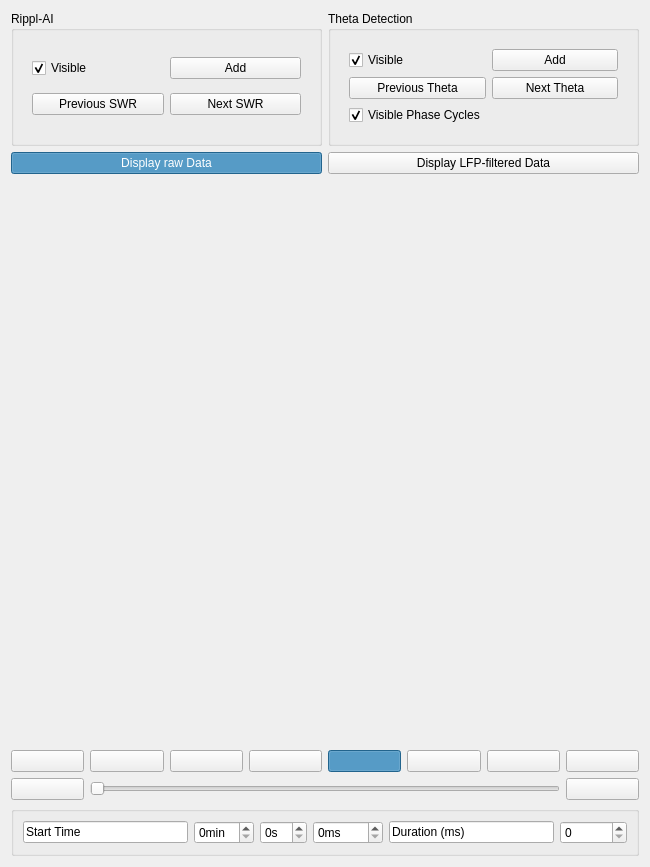
<?xml version="1.0" encoding="UTF-8"?>
<ui version="4.0">
 <class>Dock_ephys</class>
 <widget class="QWidget" name="Dock_ephys">
  <property name="geometry">
   <rect>
    <x>0</x>
    <y>0</y>
    <width>650</width>
    <height>867</height>
   </rect>
  </property>
  <property name="minimumSize">
   <size>
    <width>650</width>
    <height>0</height>
   </size>
  </property>
  <layout class="QGridLayout" name="gridLayout_69" rowstretch="0,0,1,0,0,0" columnstretch="0,0,0,0,0,0,0,0">
   <item row="1" column="4" colspan="4">
    <widget class="QPushButton" name="pushButton_lfp">
     <property name="toolTip">
      <string>Jump half duration forward</string>
     </property>
     <property name="styleSheet">
      <string notr="true">QPushButton:checked {
                background-color: palette(highlight);
                color: palette(highlighted-text);
            }
            QPushButton:hover {
                background-color: rgba(255, 255, 255, 30);
                border-radius: 4px;
            }</string>
     </property>
     <property name="text">
      <string>Display LFP-filtered Data</string>
     </property>
     <property name="checkable">
      <bool>true</bool>
     </property>
    </widget>
   </item>
   <item row="5" column="0" colspan="8">
    <widget class="QGroupBox" name="groupBox_3">
     <property name="minimumSize">
      <size>
       <width>0</width>
       <height>0</height>
      </size>
     </property>
     <property name="title">
      <string/>
     </property>
     <property name="flat">
      <bool>false</bool>
     </property>
     <layout class="QGridLayout" name="gridLayout_76" columnstretch="0,0,0,0,0,0,0">
      <item row="0" column="4">
       <widget class="QSpinBox" name="spinBox_startMs">
        <property name="toolTip">
         <string>Milliseconds component of the visible window's start time.</string>
        </property>
        <property name="suffix">
         <string>ms</string>
        </property>
        <property name="maximum">
         <number>1000</number>
        </property>
       </widget>
      </item>
      <item row="0" column="3">
       <widget class="QSpinBox" name="spinBox_startS">
        <property name="toolTip">
         <string>Seconds component of the visible window's start time.</string>
        </property>
        <property name="suffix">
         <string>s</string>
        </property>
        <property name="maximum">
         <number>60</number>
        </property>
       </widget>
      </item>
      <item row="0" column="5">
       <widget class="QLineEdit" name="lineEdit_2">
        <property name="text">
         <string>Duration (ms)</string>
        </property>
       </widget>
      </item>
      <item row="0" column="0">
       <widget class="QLineEdit" name="lineEdit">
        <property name="text">
         <string>Start Time</string>
        </property>
       </widget>
      </item>
      <item row="0" column="2">
       <widget class="QSpinBox" name="spinBox_startMin">
        <property name="toolTip">
         <string>Minutes component of the visible window's start time.</string>
        </property>
        <property name="suffix">
         <string>min</string>
        </property>
       </widget>
      </item>
      <item row="0" column="6">
       <widget class="QSpinBox" name="spinBox_duration">
        <property name="toolTip">
         <string>Length of the visible time window, in milliseconds.</string>
        </property>
        <property name="maximum">
         <number>1000000</number>
        </property>
       </widget>
      </item>
     </layout>
    </widget>
   </item>
   <item row="3" column="6">
    <widget class="QPushButton" name="pushButton_selectTime">
     <property name="toolTip">
      <string>Select Time</string>
     </property>
     <property name="styleSheet">
      <string notr="true">QPushButton:checked {
                background-color: palette(highlight);
                color: palette(highlighted-text);
            }
            QPushButton:hover {
                background-color: rgba(255, 255, 255, 30);
                border-radius: 4px;
            }</string>
     </property>
     <property name="text">
      <string/>
     </property>
     <property name="icon">
      <iconset>
       <normaloff>Icons/ephys/select_time.png</normaloff>Icons/ephys/select_time.png</iconset>
     </property>
     <property name="iconSize">
      <size>
       <width>40</width>
       <height>40</height>
      </size>
     </property>
     <property name="checkable">
      <bool>true</bool>
     </property>
    </widget>
   </item>
   <item row="3" column="1">
    <widget class="QPushButton" name="pushButton_zoomReset">
     <property name="enabled">
      <bool>true</bool>
     </property>
     <property name="toolTip">
      <string>Reset Zoom</string>
     </property>
     <property name="styleSheet">
      <string notr="true">
            QPushButton:hover {
                background-color: rgba(255, 255, 255, 30);
                border-radius: 4px;
            }</string>
     </property>
     <property name="text">
      <string/>
     </property>
     <property name="icon">
      <iconset>
       <normaloff>Icons/ephys/zoom-in (1).png</normaloff>Icons/ephys/zoom-in (1).png</iconset>
     </property>
     <property name="iconSize">
      <size>
       <width>40</width>
       <height>40</height>
      </size>
     </property>
     <property name="checkable">
      <bool>false</bool>
     </property>
    </widget>
   </item>
   <item row="2" column="0" colspan="8">
    <widget class="PgWidget" name="widget_pgEphys" native="true">
     <property name="palette">
      <palette>
       <active>
        <colorrole role="Button">
         <brush brushstyle="SolidPattern">
          <color alpha="255">
           <red>237</red>
           <green>51</green>
           <blue>59</blue>
          </color>
         </brush>
        </colorrole>
       </active>
       <inactive>
        <colorrole role="Button">
         <brush brushstyle="SolidPattern">
          <color alpha="255">
           <red>237</red>
           <green>51</green>
           <blue>59</blue>
          </color>
         </brush>
        </colorrole>
       </inactive>
       <disabled>
        <colorrole role="Button">
         <brush brushstyle="SolidPattern">
          <color alpha="255">
           <red>237</red>
           <green>51</green>
           <blue>59</blue>
          </color>
         </brush>
        </colorrole>
       </disabled>
      </palette>
     </property>
    </widget>
   </item>
   <item row="3" column="4">
    <widget class="QPushButton" name="pushButton_timeline">
     <property name="enabled">
      <bool>true</bool>
     </property>
     <property name="toolTip">
      <string>Draw Timeline</string>
     </property>
     <property name="styleSheet">
      <string notr="true">QPushButton:checked {
                background-color: palette(highlight);
                color: palette(highlighted-text);
            }
            QPushButton:hover {
                background-color: rgba(255, 255, 255, 30);
                border-radius: 4px;
            }</string>
     </property>
     <property name="text">
      <string/>
     </property>
     <property name="icon">
      <iconset>
       <normaloff>Icons/ephys/select_timeline.png</normaloff>Icons/ephys/select_timeline.png</iconset>
     </property>
     <property name="iconSize">
      <size>
       <width>40</width>
       <height>40</height>
      </size>
     </property>
     <property name="checkable">
      <bool>true</bool>
     </property>
     <property name="checked">
      <bool>true</bool>
     </property>
    </widget>
   </item>
   <item row="3" column="7">
    <widget class="QPushButton" name="pushButton_measurement">
     <property name="enabled">
      <bool>true</bool>
     </property>
     <property name="toolTip">
      <string>Measure</string>
     </property>
     <property name="styleSheet">
      <string notr="true">QPushButton:checked {
                background-color: palette(highlight);
                color: palette(highlighted-text);
            }
            QPushButton:hover {
                background-color: rgba(255, 255, 255, 30);
                border-radius: 4px;
            }</string>
     </property>
     <property name="text">
      <string/>
     </property>
     <property name="icon">
      <iconset>
       <normaloff>Icons/mri/measure.png</normaloff>Icons/mri/measure.png</iconset>
     </property>
     <property name="iconSize">
      <size>
       <width>40</width>
       <height>40</height>
      </size>
     </property>
     <property name="checkable">
      <bool>true</bool>
     </property>
    </widget>
   </item>
   <item row="0" column="4" colspan="4">
    <widget class="QGroupBox" name="groupBox_1">
     <property name="toolTip">
      <string>Step through detected theta events, add one manually, and toggle event/cycle-boundary visibility.</string>
     </property>
     <property name="title">
      <string>Theta Detection</string>
     </property>
     <layout class="QGridLayout" name="gridLayout_205">
      <item row="0" column="0">
       <widget class="QStackedWidget" name="stackedWidget_theta">
        <property name="currentIndex">
         <number>0</number>
        </property>
        <widget class="QWidget" name="page_27">
         <layout class="QGridLayout" name="gridLayout_200">
          <item row="2" column="2">
           <widget class="QPushButton" name="pushButton_next_theta">
            <property name="toolTip">
             <string>Jump the view to the next detected theta event.</string>
            </property>
            <property name="text">
             <string>Next Theta</string>
            </property>
           </widget>
          </item>
          <item row="3" column="0">
           <widget class="QCheckBox" name="checkBox_thetaCycles">
            <property name="toolTip">
             <string>Show or hide the dotted theta-cycle boundary lines.</string>
            </property>
            <property name="text">
             <string>Visible Phase Cycles</string>
            </property>
            <property name="checked">
             <bool>true</bool>
            </property>
           </widget>
          </item>
          <item row="0" column="2">
           <widget class="QPushButton" name="pushButton_add_theta">
            <property name="toolTip">
             <string>Add a theta event centered on the current view, then drag its edges into place.</string>
            </property>
            <property name="text">
             <string>Add</string>
            </property>
           </widget>
          </item>
          <item row="0" column="0">
           <widget class="QCheckBox" name="checkBox_theta">
            <property name="toolTip">
             <string>Show or hide theta event markers on the trace.</string>
            </property>
            <property name="text">
             <string>Visible</string>
            </property>
            <property name="checked">
             <bool>true</bool>
            </property>
           </widget>
          </item>
          <item row="2" column="0">
           <widget class="QPushButton" name="pushButton_prev_theta">
            <property name="toolTip">
             <string>Jump the view to the previous detected theta event.</string>
            </property>
            <property name="text">
             <string>Previous Theta</string>
            </property>
           </widget>
          </item>
         </layout>
        </widget>
        <widget class="QWidget" name="page_28">
         <layout class="QGridLayout" name="gridLayout_204">
          <item row="0" column="0">
           <widget class="QLineEdit" name="lineEdit_63">
            <property name="text">
             <string>No File found. Please first do Ephys Analysis -&gt; Theta Detection</string>
            </property>
           </widget>
          </item>
         </layout>
        </widget>
       </widget>
      </item>
     </layout>
    </widget>
   </item>
   <item row="0" column="0" colspan="4">
    <widget class="QGroupBox" name="groupBox_67">
     <property name="toolTip">
      <string>Step through detected ripple (SWR) events, add one manually, and toggle their visibility.</string>
     </property>
     <property name="title">
      <string>Rippl-AI</string>
     </property>
     <layout class="QGridLayout" name="gridLayout_206">
      <item row="0" column="0">
       <widget class="QStackedWidget" name="stackedWidget_ripplAI">
        <property name="currentIndex">
         <number>0</number>
        </property>
        <widget class="QWidget" name="page_21">
         <layout class="QGridLayout" name="gridLayout_197">
          <item row="0" column="1">
           <widget class="QPushButton" name="pushButton_addRipple">
            <property name="toolTip">
             <string>Add a ripple (SWR) event centered on the current view, then drag its edges into place.</string>
            </property>
            <property name="text">
             <string>Add</string>
            </property>
           </widget>
          </item>
          <item row="1" column="1">
           <widget class="QPushButton" name="pushButton_next_rippl">
            <property name="toolTip">
             <string>Jump the view to the next detected ripple (SWR).</string>
            </property>
            <property name="text">
             <string>Next SWR</string>
            </property>
           </widget>
          </item>
          <item row="0" column="0">
           <widget class="QCheckBox" name="checkBox_ripplAI">
            <property name="toolTip">
             <string>Show or hide ripple (SWR) event markers on the trace.</string>
            </property>
            <property name="text">
             <string>Visible</string>
            </property>
            <property name="checked">
             <bool>true</bool>
            </property>
           </widget>
          </item>
          <item row="1" column="0">
           <widget class="QPushButton" name="pushButton_prev_rippl">
            <property name="toolTip">
             <string>Jump the view to the previous detected ripple (SWR).</string>
            </property>
            <property name="text">
             <string>Previous SWR</string>
            </property>
           </widget>
          </item>
         </layout>
        </widget>
        <widget class="QWidget" name="page_22">
         <layout class="QGridLayout" name="gridLayout_198">
          <item row="0" column="0">
           <widget class="QLineEdit" name="lineEdit_18">
            <property name="text">
             <string>No File found. Please first do Ephys Analysis -&gt; Rippl AI</string>
            </property>
           </widget>
          </item>
         </layout>
        </widget>
       </widget>
      </item>
     </layout>
    </widget>
   </item>
   <item row="3" column="2">
    <widget class="QPushButton" name="pushButtonAmp_plus">
     <property name="toolTip">
      <string>Increase Amplitude</string>
     </property>
     <property name="styleSheet">
      <string notr="true">
            QPushButton:hover {
                background-color: rgba(255, 255, 255, 30);
                border-radius: 4px;
            }</string>
     </property>
     <property name="text">
      <string/>
     </property>
     <property name="icon">
      <iconset>
       <normaloff>Icons/ephys/amplitude_plus.png</normaloff>Icons/ephys/amplitude_plus.png</iconset>
     </property>
     <property name="iconSize">
      <size>
       <width>40</width>
       <height>40</height>
      </size>
     </property>
     <property name="checkable">
      <bool>false</bool>
     </property>
    </widget>
   </item>
   <item row="3" column="3">
    <widget class="QPushButton" name="pushButtonAmp_minus">
     <property name="toolTip">
      <string>Decrease Amplitude</string>
     </property>
     <property name="styleSheet">
      <string notr="true">
            QPushButton:hover {
                background-color: rgba(255, 255, 255, 30);
                border-radius: 4px;
            }</string>
     </property>
     <property name="text">
      <string/>
     </property>
     <property name="icon">
      <iconset>
       <normaloff>Icons/ephys/amplitude_minus.png</normaloff>Icons/ephys/amplitude_minus.png</iconset>
     </property>
     <property name="iconSize">
      <size>
       <width>40</width>
       <height>40</height>
      </size>
     </property>
     <property name="checkable">
      <bool>false</bool>
     </property>
    </widget>
   </item>
   <item row="3" column="0">
    <widget class="QPushButton" name="pushButton_zoomIn">
     <property name="toolTip">
      <string>Left-drag mode: draw a rubber-band box to zoom into that time/channel range.</string>
     </property>
     <property name="styleSheet">
      <string notr="true">QPushButton:checked {
                background-color: palette(highlight);
                color: palette(highlighted-text);
            }
            QPushButton:hover {
                background-color: rgba(255, 255, 255, 30);
                border-radius: 4px;
            }</string>
     </property>
     <property name="text">
      <string/>
     </property>
     <property name="icon">
      <iconset>
       <normaloff>Icons/ephys/zoom_in.png</normaloff>Icons/ephys/zoom_in.png</iconset>
     </property>
     <property name="iconSize">
      <size>
       <width>40</width>
       <height>40</height>
      </size>
     </property>
     <property name="checkable">
      <bool>true</bool>
     </property>
     <property name="checked">
      <bool>false</bool>
     </property>
    </widget>
   </item>
   <item row="3" column="5">
    <widget class="QPushButton" name="pushButton_zoomOut">
     <property name="enabled">
      <bool>true</bool>
     </property>
     <property name="toolTip">
      <string>Zoom Out</string>
     </property>
     <property name="styleSheet">
      <string notr="true">
            QPushButton:hover {
                background-color: rgba(255, 255, 255, 30);
                border-radius: 4px;
            }</string>
     </property>
     <property name="text">
      <string/>
     </property>
     <property name="icon">
      <iconset>
       <normaloff>Icons/ephys/zoom-out.png</normaloff>Icons/ephys/zoom-out.png</iconset>
     </property>
     <property name="iconSize">
      <size>
       <width>40</width>
       <height>40</height>
      </size>
     </property>
     <property name="checkable">
      <bool>false</bool>
     </property>
    </widget>
   </item>
   <item row="1" column="0" colspan="4">
    <widget class="QPushButton" name="pushButton_broadband">
     <property name="toolTip">
      <string>Show the raw broadband trace instead of the filtered LFP.</string>
     </property>
     <property name="styleSheet">
      <string notr="true">QPushButton:checked {
                background-color: palette(highlight);
                color: palette(highlighted-text);
            }
            QPushButton:hover {
                background-color: rgba(255, 255, 255, 30);
                border-radius: 4px;
            }</string>
     </property>
     <property name="text">
      <string>Display raw Data</string>
     </property>
     <property name="checkable">
      <bool>true</bool>
     </property>
     <property name="checked">
      <bool>true</bool>
     </property>
    </widget>
   </item>
   <item row="4" column="1" colspan="6">
    <widget class="QSlider" name="horizontalSlider_ephys">
     <property name="toolTip">
      <string>Scrub through the recording; position corresponds to the start of the visible time window.</string>
     </property>
     <property name="singleStep">
      <number>100</number>
     </property>
     <property name="pageStep">
      <number>1000</number>
     </property>
     <property name="orientation">
      <enum>Qt::Horizontal</enum>
     </property>
    </widget>
   </item>
   <item row="4" column="0">
    <widget class="QPushButton" name="pushButton_Timeprev">
     <property name="toolTip">
      <string>Jump half duration backwards</string>
     </property>
     <property name="text">
      <string/>
     </property>
     <property name="icon">
      <iconset theme="QIcon::ThemeIcon::MediaSeekBackward"/>
     </property>
    </widget>
   </item>
   <item row="4" column="7">
    <widget class="QPushButton" name="pushButton_Timenext">
     <property name="toolTip">
      <string>Jump half duration forward</string>
     </property>
     <property name="text">
      <string/>
     </property>
     <property name="icon">
      <iconset theme="QIcon::ThemeIcon::MediaSeekForward"/>
     </property>
    </widget>
   </item>
  </layout>
 </widget>
 <customwidgets>
  <customwidget>
   <class>PgWidget</class>
   <extends>QWidget</extends>
   <header>pgwidget</header>
   <container>1</container>
  </customwidget>
 </customwidgets>
 <tabstops>
  <tabstop>pushButton_zoomOut</tabstop>
  <tabstop>pushButton_selectTime</tabstop>
  <tabstop>pushButton_measurement</tabstop>
  <tabstop>lineEdit_2</tabstop>
  <tabstop>spinBox_startMs</tabstop>
  <tabstop>spinBox_startS</tabstop>
  <tabstop>spinBox_startMin</tabstop>
  <tabstop>spinBox_duration</tabstop>
  <tabstop>lineEdit</tabstop>
  <tabstop>horizontalSlider_ephys</tabstop>
 </tabstops>
 <resources/>
 <connections/>
</ui>
